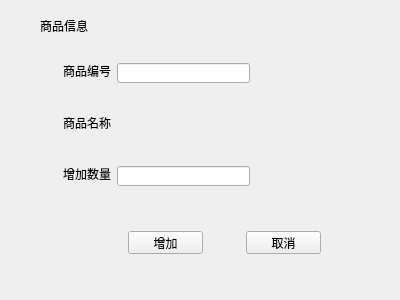
<?xml version="1.0" encoding="UTF-8"?>
<ui version="4.0">
 <class>add_stock</class>
 <widget class="QWidget" name="add_stock">
  <property name="geometry">
   <rect>
    <x>0</x>
    <y>0</y>
    <width>400</width>
    <height>300</height>
   </rect>
  </property>
  <property name="windowTitle">
   <string>Form</string>
  </property>
  <widget class="QLabel" name="label">
   <property name="geometry">
    <rect>
     <x>40</x>
     <y>20</y>
     <width>54</width>
     <height>12</height>
    </rect>
   </property>
   <property name="text">
    <string>商品信息</string>
   </property>
  </widget>
  <widget class="QPushButton" name="pushButton">
   <property name="geometry">
    <rect>
     <x>128</x>
     <y>231</y>
     <width>75</width>
     <height>23</height>
    </rect>
   </property>
   <property name="text">
    <string>增加</string>
   </property>
  </widget>
  <widget class="QPushButton" name="pushButton_2">
   <property name="geometry">
    <rect>
     <x>246</x>
     <y>231</y>
     <width>75</width>
     <height>23</height>
    </rect>
   </property>
   <property name="text">
    <string>取消</string>
   </property>
  </widget>
  <widget class="QLabel" name="addNum">
   <property name="geometry">
    <rect>
     <x>63</x>
     <y>166</y>
     <width>48</width>
     <height>16</height>
    </rect>
   </property>
   <property name="text">
    <string>增加数量：</string>
   </property>
  </widget>
  <widget class="QLabel" name="comName">
   <property name="geometry">
    <rect>
     <x>63</x>
     <y>115</y>
     <width>48</width>
     <height>16</height>
    </rect>
   </property>
   <property name="text">
    <string>商品名称：</string>
   </property>
  </widget>
  <widget class="QLabel" name="label_5">
   <property name="geometry">
    <rect>
     <x>117</x>
     <y>115</y>
     <width>54</width>
     <height>16</height>
    </rect>
   </property>
   <property name="text">
    <string/>
   </property>
  </widget>
  <widget class="QLabel" name="comCode">
   <property name="geometry">
    <rect>
     <x>63</x>
     <y>63</y>
     <width>48</width>
     <height>16</height>
    </rect>
   </property>
   <property name="text">
    <string>商品编号：</string>
   </property>
  </widget>
  <widget class="QLineEdit" name="lineEdit">
   <property name="geometry">
    <rect>
     <x>117</x>
     <y>63</y>
     <width>133</width>
     <height>20</height>
    </rect>
   </property>
  </widget>
  <widget class="QLineEdit" name="lineEdit_2">
   <property name="geometry">
    <rect>
     <x>117</x>
     <y>166</y>
     <width>133</width>
     <height>20</height>
    </rect>
   </property>
  </widget>
 </widget>
 <resources/>
 <connections/>
</ui>
